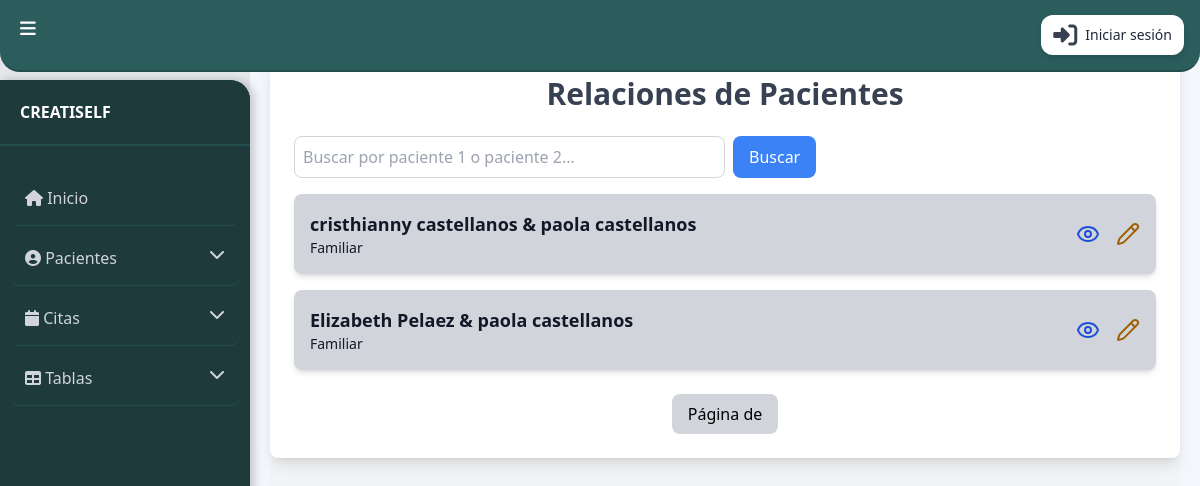
/relaciones/, run on an earlier commit of the app's database.
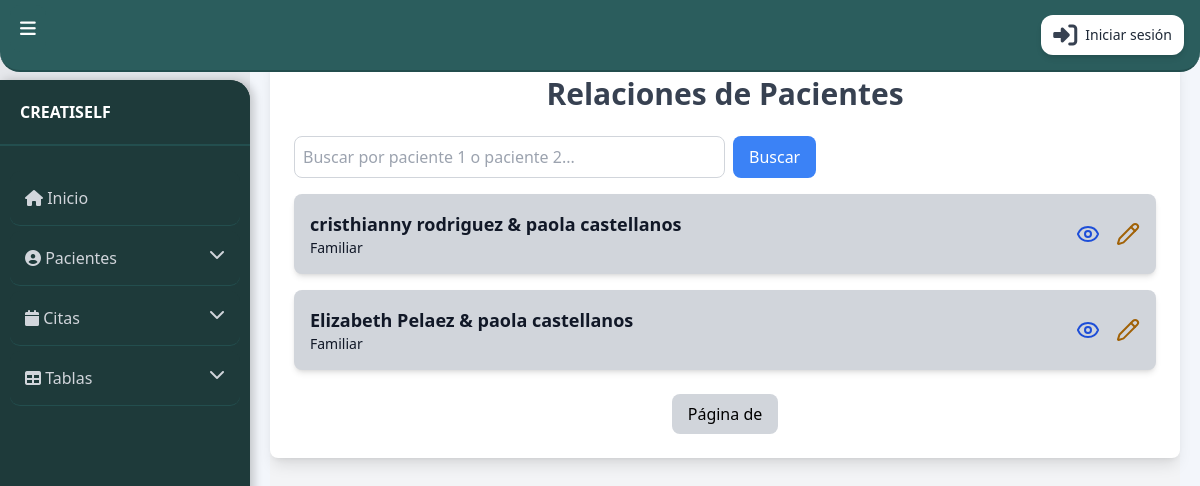
And on a later commit of the database.
### app/models.py (models this page shows, shortened)
class RelacionPaciente(models.Model):
    paciente1 = models.ForeignKey(Paciente, related_name='relaciones_como_paciente1', on_delete=models.CASCADE)
    paciente2 = models.ForeignKey(Paciente, related_name='relaciones_como_paciente2', on_delete=models.CASCADE)
    tipo_relacion = models.CharField(max_length=50, choices=[
        ('pareja', 'Pareja'),
        ('familiar', 'Familiar'),
        ('otro', 'Otro'),
    ])
    fecha_relacion = models.DateField(auto_now_add=True)
    class Meta:
        unique_together = ('paciente1', 'paciente2')  # Evita duplicados

class Paciente(models.Model):
    tipo_paciente = models.CharField(max_length=10, choices=[('individual', 'Individual'), ('infantil', 'Infantil'), ('pareja', 'Pareja') ])
    cedula = models.CharField(max_length=20, unique=True)
    nombre = models.CharField(max_length=50)
    nombre2 = models.CharField(max_length=50, blank=True, null=True)
    apellido = models.CharField(max_length=50)
    apellido2 = models.CharField(max_length=50, blank=True, null=True)
    telefono = models.CharField(max_length=20)
    edad = models.IntegerField()
    sexo = models.CharField(max_length=10, choices=[('masculino', 'Masculino'), ('femenino', 'Femenino')])
    direccion = models.TextField()
    nivel_academico = models.CharField(
    max_length=20,
    choices=[
        ('primaria', 'Primaria'),
        ('secundaria', 'Secundaria'),
        ('bachillerato', 'Bachillerato'),
        ('tecnico', 'Técnico'),
        ('tecnologo', 'Tecnólogo'),
        ('pregrado', 'Pregrado'),
        ('licenciatura', 'Licenciatura'),
        ('especializacion', 'Especialización'),
        ('maestria', 'Maestría'),
        ('doctorado', 'Doctorado'),
        ('postdoctorado', 'Postdoctorado'),
        ('diplomado', 'Diplomado'),
        ('curso', 'Curso'),
        ('sin_estudios', 'Sin estudios formales'),
    ],
    default='sin_estudios'
    )
    pais = models.ForeignKey('Pais', on_delete=models.CASCADE)
    estado = models.ForeignKey('Estado', on_delete=models.CASCADE)
    ciudad = models.ForeignKey('Ciudad', on_delete=models.CASCADE)
    antecedentes_personales = models.ForeignKey('AntecedentesPersonales', on_delete=models.SET_NULL, null=True, blank=True)
    condicion = models.ForeignKey('Condicion', on_delete=models.SET_NULL, null=True, blank=True)

### app/viewspacientes.py (the view)
# urls.py: path('relaciones/', lista_relaciones, name='Listar_relaciones'),
def lista_relaciones(request):
    relaciones = RelacionPaciente.objects.select_related("paciente1", "paciente2").all()
    return render(request, "paciente/listar_relaciones.html", {"relaciones": relaciones})

### app/templates/paciente/listar_relaciones.html (shortened to what this page needs)
{% extends 'base.html' %}
{% block content %}
<div class="min-h-screen bg-gray-100 py-8">
    <div class="max-w-6xl mx-auto bg-white p-6 rounded-lg shadow-lg">
        <h1 class="text-3xl font-bold text-center text-gray-700 mb-6">Relaciones de Pacientes</h1>
        <form method="GET" action="{% url 'Listar_relaciones' %}" class="flex space-x-2 mb-4">
            <input
                type="text"
                id="searchInput"
                name="q"
                placeholder="Buscar por paciente 1 o paciente 2..."
                class="p-2 border border-gray-300 rounded-lg w-1/2"
                value="{{ query|default:'' }}"
                onkeyup="filterTable()"
            />
            <button type="submit" class="bg-blue-500 text-white px-4 py-2 rounded-lg hover:bg-blue-600">
                Buscar
            </button>
        </form>
        <div class="space-y-4">
            {% for relacion in relaciones %}
            <div class="flex items-center justify-between bg-gray-300 text-gray-900 p-4 rounded-lg shadow-md hover:shadow-lg transition">
                <div>
                    <h3 class="text-lg font-semibold">{{ relacion.paciente1.nombre }} {{ relacion.paciente1.apellido }} &amp; {{ relacion.paciente2.nombre }} {{ relacion.paciente2.apellido }}</h3>
                    <p class="text-sm text-gray-900">{{ relacion.tipo_relacion|capfirst }}</p>
                </div>
                <div class="flex space-x-4">
                    <button class="text-blue-700 hover:text-blue-900" onclick="openModalDetalles('{{ relacion.id }}')">
                        <i data-lucide="eye" class="w-6 h-6"></i>
                    </button>
                    <button class="text-yellow-700 hover:text-yellow-900" onclick="openModalEditarRelacion('{{ relacion.id }}')">
                        <i data-lucide="pencil" class="w-6 h-6"></i>
                    </button>
                </div>
            </div>
            {% endfor %}
        </div>
        <div class="mt-6 flex justify-center space-x-2">
            <span class="px-4 py-2 bg-gray-300 rounded-lg">Página {{ relaciones.number }} de {{ relaciones.paginator.num_pages }}</span>
        </div>
    </div>
</div>
{% endblock %}

What changed in the data, as far as the page shows it:
changed through a linked row, RelacionPaciente "cristhianny": paciente1.apellido "castellanos" → "rodriguez"
